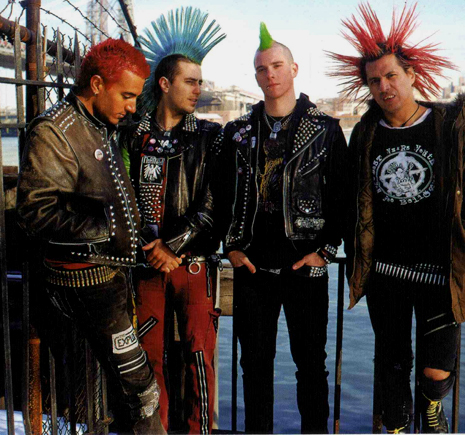
#> input picture project_5/rock.jpg, 465 x 435 px, found by its file name
$ python deteksi-tepi-canny.py
#> lines starting #> are read from the running program, lines starting #| are printed output that depends on the picture
from email.mime import image
import cv2

# Membaca gamabar dalam grayscale
image = cv2.imread("c:/Users/Thinkpad/Documents/TUGAS/pengolahan citra digital/project_5/rock.jpg",0)
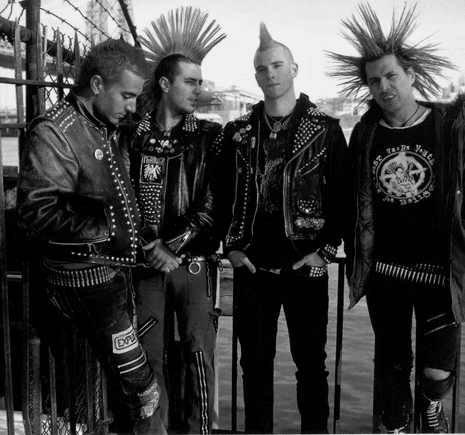
#> image: shape (435, 465); min 0, max 241, mean 64.8

#membaca deteksi tepi Canny
edges = cv2.Canny(image, 100, 200)
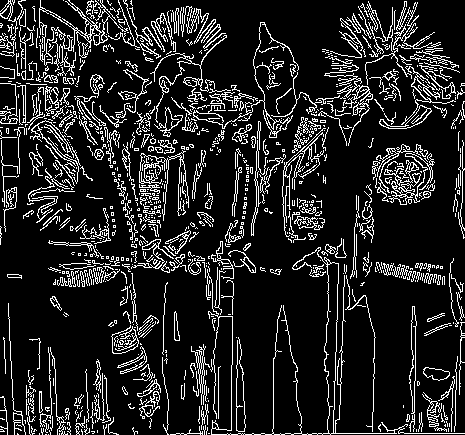
#> edges: shape (435, 465); 13.9% white in thin lines or dots

#Menampilkan hasil
cv2.imshow('Canny Edge Detection', edges)
cv2.waitKey(0)
cv2.destroyAllWindows()
